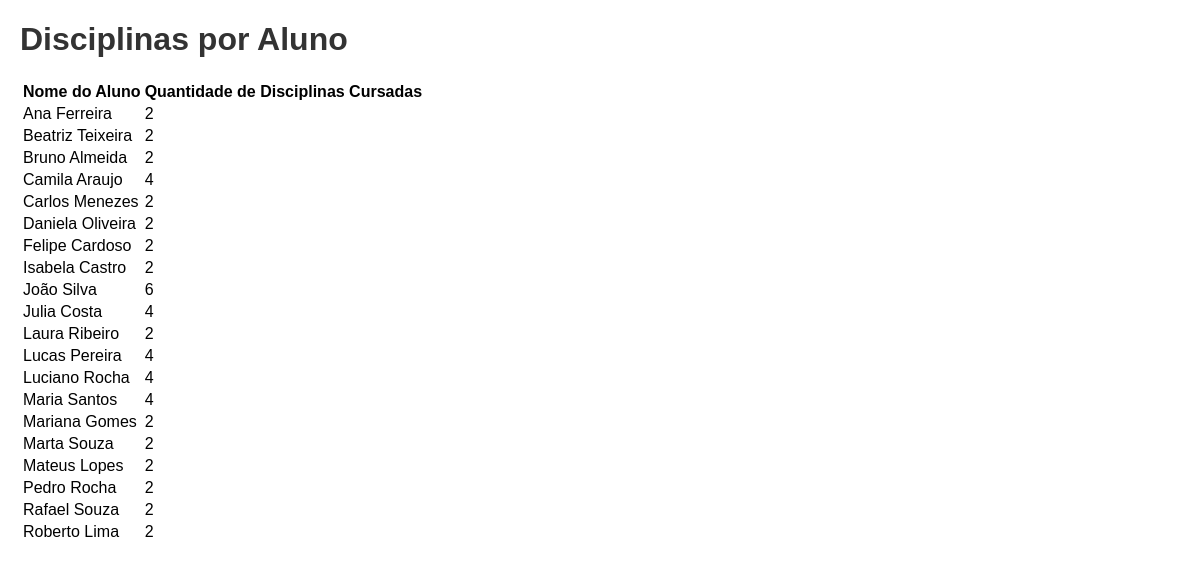
/disciplinas_por_aluno, run on the app's committed database.
### tables this page shows
CREATE TABLE aluno (
                    id INTEGER PRIMARY KEY,
                    nome TEXT,
                    email TEXT,
                    curso TEXT,
                    data_nascimento TEXT,
                    endereco TEXT
                );

### app.py (the view)
@app.route('/disciplinas_por_aluno')
def disciplinas_por_aluno():
    conn = sqlite3.connect('sistema_de_matriculas.db')
    cursor = conn.cursor()
    cursor.execute("SELECT aluno.nome, COUNT(matricula.disciplina_id) FROM aluno "
                   "LEFT JOIN matricula ON aluno.id = matricula.aluno_id GROUP BY aluno.nome")
    resultados = cursor.fetchall()
    conn.close()
    return render_template('disciplinas_por_aluno.html', resultados=resultados)

### templates/disciplinas_por_aluno.html (shortened to what this page needs)
<!DOCTYPE html>
<html>
<head>
    <link rel="stylesheet" type="text/css" href="{{ url_for('static', filename='styles.css') }}">
</head>
<body>
    <h1>Disciplinas por Aluno</h1>
    <table>
        <tr>
            <th>Nome do Aluno</th>
            <th>Quantidade de Disciplinas Cursadas</th>
        </tr>
        {% for resultado in resultados %}
        <tr>
            <td>{{ resultado[0] }}</td>
            <td>{{ resultado[1] }}</td>
        </tr>
        {% endfor %}
    </table>
</body>
</html>

### static/styles.css (style rules this page uses)
body { font-family: Arial, sans-serif; margin: 20px; padding: 0; }
h1 { color: #333; }

### data on the page
aluno: nome "Ana Ferreira", resultado "2"
aluno: nome "Beatriz Teixeira", resultado "2"
aluno: nome "Bruno Almeida", resultado "2"
aluno: nome "Camila Araujo", resultado "4"
aluno: nome "Carlos Menezes", resultado "2"
aluno: nome "Daniela Oliveira", resultado "2"
aluno: nome "Felipe Cardoso", resultado "2"
aluno: nome "Isabela Castro", resultado "2"
aluno: nome "João Silva", resultado "6"
aluno: nome "Julia Costa", id "4"
aluno: nome "Laura Ribeiro", resultado "2"
aluno: nome "Lucas Pereira", resultado "4"
aluno: nome "Luciano Rocha", resultado "4"
aluno: nome "Maria Santos", resultado "4"
aluno: nome "Mariana Gomes", resultado "2"
aluno: nome "Marta Souza", resultado "2"
aluno: nome "Mateus Lopes", resultado "2"
aluno: nome "Pedro Rocha", resultado "2"
aluno: nome "Rafael Souza", resultado "2"
aluno: nome "Roberto Lima", resultado "2"
